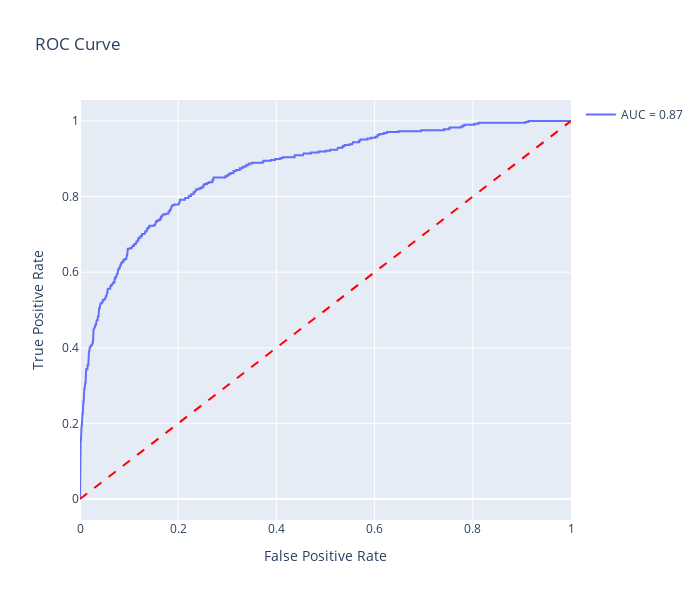

Write notebook code for a chart like this one.
### Code cell
evaluator = ModelEvaluator(
    y_true = y_valid,
    y_pred = random_search.predict(X_valid),
    y_proba = random_search.predict_proba(X_valid)[:, 1]
    )

# Display scores
evaluator.display_scores()

# Plot the confusion matrix
evaluator.plot_confusion_matrix()

# Plot the ROC curve
evaluator.plot_roc_curve()

### Figure 1 — Plotly figure (JSON) as saved in the notebook; plotly's stock layout.template omitted (floating-point values rounded to 4 significant figures; data arrays with more than 128 entries replaced by an {"elided": "..."} marker saying what was removed)
{"data": [{"mode": "lines", "name": "AUC = 0.87", "type": "scatter", "x": {"elided": "412 float values"}, "y": {"elided": "412 float values"}}, {"line": {"color": "red", "dash": "dash"}, "mode": "lines", "showlegend": false, "type": "scatter", "x": [0, 1], "y": [0, 1]}], "layout": {"autosize": false, "height": 600, "showlegend": true, "title": {"text": "ROC Curve"}, "width": 700, "xaxis": {"title": {"text": "False Positive Rate"}}, "yaxis": {"title": {"text": "True Positive Rate"}}}}
